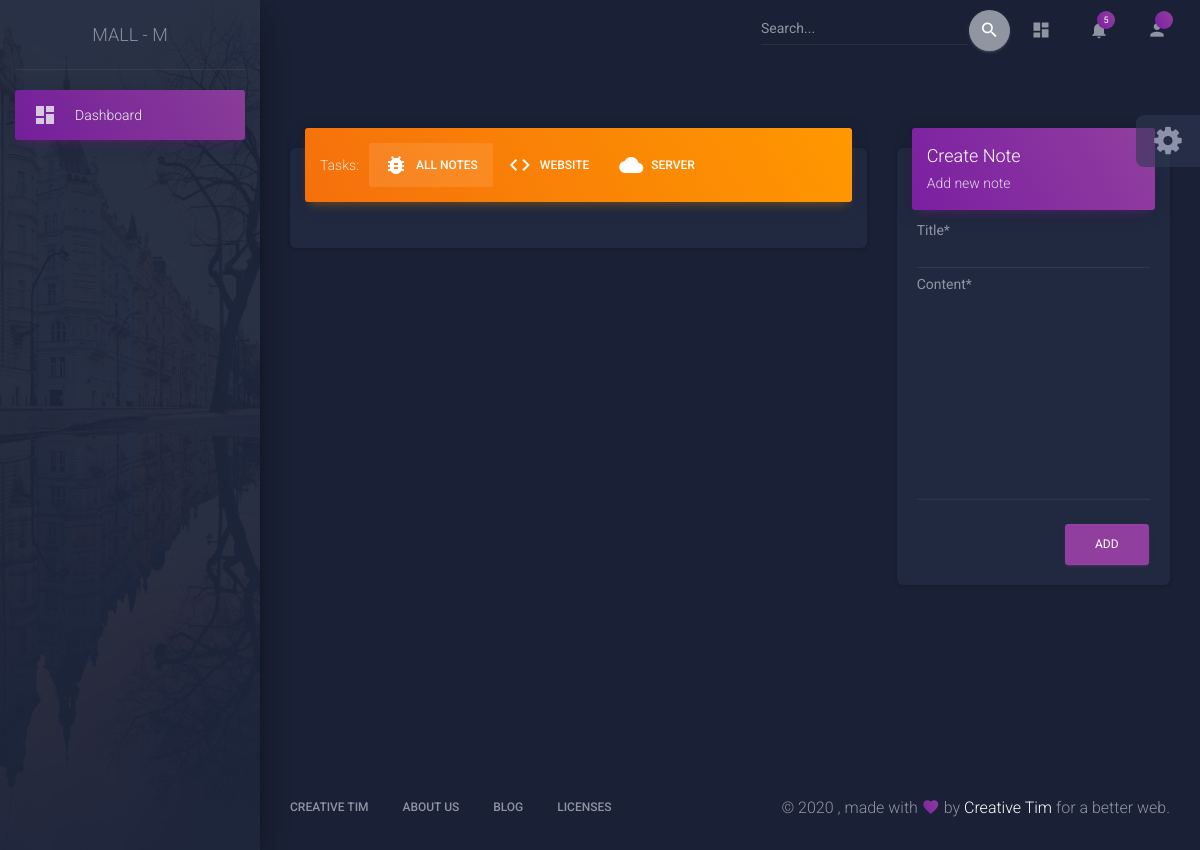
The page /mynotes/home/ on the database as committed earlier.
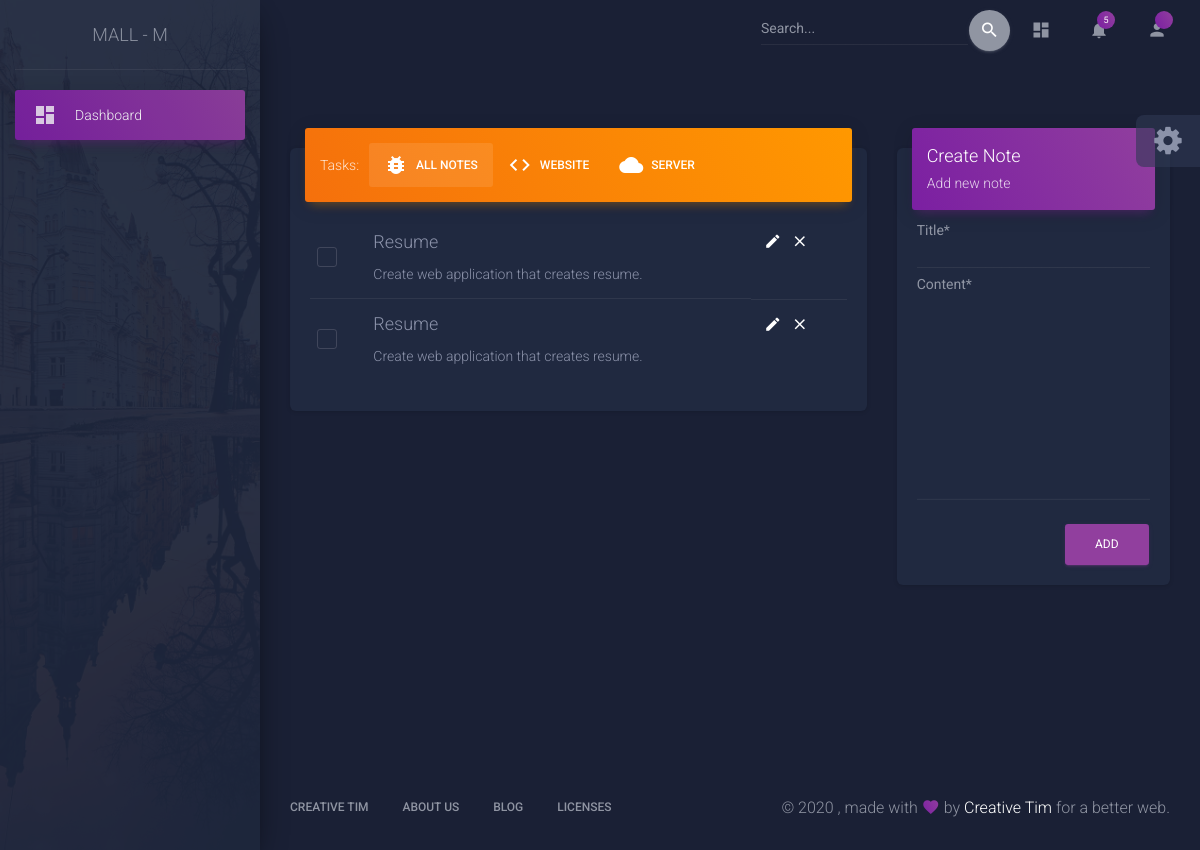
The same page on the database as committed later.
### mynotes/models.py (models this page shows, shortened)
class Notes(models.Model):
  title = models.CharField(max_length=50)
  content = models.TextField()
  created_at = models.DateTimeField(auto_now_add=True)
  updated_at = models.DateTimeField(auto_now=True)

### mynotes/views.py (the view)
# urls.py: path('home/',views.home, name='HomePage'),
def home(request):
  if request.method == 'POST':
    form = AddNotesForm(request.POST)
    if form.is_valid():
      form.save()
      return redirect('HomePage')
  else:
    form = AddNotesForm()
  notes = Notes.objects.all().order_by('-pk')
  return render(request, 'notes/home.html', {'form' : form, 'notes' : notes})

### mynotes/forms.py
class AddNotesForm(forms.ModelForm):
  class Meta:
    model = Notes
    fields = ('title','content')

### mynotes/templates/notes/home.html (shortened to what this page needs)
{% extends 'notes/common.html' %}
{% load crispy_forms_tags %}
{% block content %}
      <div class="content mt-0">
        <div class="container-fluid">
          <div class="row">
          <div class="col-lg-8 col-md-12">
              <div class="card">
                <div class="card-header card-header-tabs card-header-warning">
                  <div class="nav-tabs-navigation">
                    <div class="nav-tabs-wrapper">
                      <span class="nav-tabs-title">Tasks:</span>
                      <ul class="nav nav-tabs" data-tabs="tabs">
                        <li class="nav-item">
                          <a class="nav-link active" href="#profile" data-toggle="tab">
                            <i class="material-icons">bug_report</i> All notes
                            <div class="ripple-container"></div>
                          </a>
                        </li>
                        <li class="nav-item">
                          <a class="nav-link" href="#messages" data-toggle="tab">
                            <i class="material-icons">code</i> Website
                            <div class="ripple-container"></div>
                          </a>
                        </li>
                        <li class="nav-item">
                          <a class="nav-link" href="#settings" data-toggle="tab">
                            <i class="material-icons">cloud</i> Server
                            <div class="ripple-container"></div>
                          </a>
                        </li>
                      </ul>
                    </div>
                  </div>
                </div>
                <div class="card-body">
                  <div class="tab-content">
                    <div class="tab-pane active" id="profile">
                      <table class="table">
                        <tbody>
                        {% for note in notes %}
                          <tr>
                            <td>
                              <div class="form-check">
                                <label class="form-check-label">
                                  <span class="form-check-sign">
                                    <span class="check"></span>
                                  </span>
                                </label>
                              </div>
                            </td>
                            <td><h4>{{note.title}}</h4>{{note.content}}</td>
                            <td class="td-actions text-right">
                              <a href="/mynotes/edit/{{note.pk}}/" onclick="window.location.reload(true);" rel="tooltip" title="Remove" class="btn btn-white btn-link btn-sm">
                                <i class="material-icons">edit</i>
                              </a>
                              <a href="/mynotes/delete/{{note.pk}}/" onclick="window.location.reload(true);" rel="tooltip" title="Remove" class="btn btn-white btn-link btn-sm">
                                <i class="material-icons">close</i>
                              </a>
                            </td>
                          </tr>
                         {% endfor %}
                        </tbody>
                      </table>
                    </div>
                  </div>
                </div>
              </div>
            </div>
                 <div class="col-md-4">
              <div class="card">
                <div class="card-header card-header-primary">
                  <h4 class="card-title">Create Note</h4>
                  <p class="card-category">Add new note</p>
                </div>
                <div class="card-body">
                <form class="form-group" method="POST">
                  {{form|crispy}}
                  <div class="form-group">
                    <button type="submit" class="btn btn-primary pull-right">Add</button>
                  </div>
                 </div>
                </div>
              </div>
          </div>
        </div>
      </div>
     {% endblock content %}

### mynotes/templates/notes/common.html (shortened to what this page needs)
{% load static %}
<!doctype html>
<html lang="en">
  <head>
    <link rel="stylesheet" href="https://maxcdn.bootstrapcdn.com/font-awesome/latest/css/font-awesome.min.css" />
    <link rel="stylesheet" href={% static 'assets/css/material-dashboard.css' %}>
  </head>
  <body class="dark-edition">
    <div class="wrapper ">
      <div class="sidebar" data-color="purple" data-background-color="black" data-image={% static 'assets/img/sidebar-2.jpg' %}>
        <div class="logo"><a href="http://www.creative-tim.com" class="simple-text logo-normal">
            Mall - m
          </a></div>
        <div class="sidebar-wrapper">
          <ul class="nav">
            <li class="nav-item active">
              <a class="nav-link" >
                <i class="material-icons">dashboard</i>
                <p>Dashboard</p>
              </a>
            </li>
          </ul>
        </div>
      </div>
      <div class="main-panel">
        <nav class="navbar navbar-expand-lg navbar-transparent navbar-absolute fixed-top " id="navigation-example">
          <div class="container-fluid">
            <div class="collapse navbar-collapse justify-content-end">
              <form class="navbar-form">
                <div class="input-group no-border">
                  <input type="text" value="" class="form-control" placeholder="Search...">
                  <button type="submit" class="btn btn-default btn-round btn-just-icon">
                    <i class="material-icons">search</i>
                    <div class="ripple-container"></div>
                  </button>
                </div>
              </form>
              <ul class="navbar-nav">
                <li class="nav-item">
                  <a class="nav-link" href="javascript:void(0)">
                    <i class="material-icons">dashboard</i>
                  </a>
                </li>
                <li class="nav-item dropdown">
                  <a class="nav-link" href="javscript:void(0)" id="navbarDropdownMenuLink" data-toggle="dropdown" aria-haspopup="true" aria-expanded="false">
                    <i class="material-icons">notifications</i>
                    <span class="notification">5</span>
                  </a>
                </li>
                <li class="nav-item dropdown">
                  <a class="nav-link" href="javscript:void(0)" id="navbarDropdownMenuLink" data-toggle="dropdown" aria-haspopup="true" aria-expanded="false">
                    <i class="material-icons">person</i>
                    <span class="notification"></span>
                  </a>
                </li>
              </ul>
            </div>
          </div>
        </nav>
<div class="card-body mt-5 mb-0">
</div>
{% block content %}
{% endblock content %}
   <footer class="footer">
        <div class="container-fluid">
          <nav class="float-left">
            <ul>
              <li>
                <a href="https://www.creative-tim.com">
                  Creative Tim
                </a>
              </li>
              <li>
                <a href="https://creative-tim.com/presentation">
                  About Us
                </a>
              </li>
              <li>
                <a href="http://blog.creative-tim.com">
                  Blog
                </a>
              </li>
              <li>
                <a href="https://www.creative-tim.com/license">
                  Licenses
                </a>
              </li>
            </ul>
          </nav>
          <div class="copyright float-right" id="date">
            , made with <i class="material-icons">favorite</i> by
            <a href="https://www.creative-tim.com" target="_blank">Creative Tim</a> for a better web.
          </div>
        </div>
      </footer>
    </div>
  </div>
  <div class="fixed-plugin">
    <div class="dropdown show-dropdown">
      <a href="#" data-toggle="dropdown">
        <i class="fa fa-cog fa-2x"> </i>
      </a>
    </div>
  </div>
</body>
</html>

Rows that differ between the two databases and show on the page:
added Notes: title "Resume", content "Create web application that creates resume."
added Notes: title "Resume", content "Create web application that creates resume."
